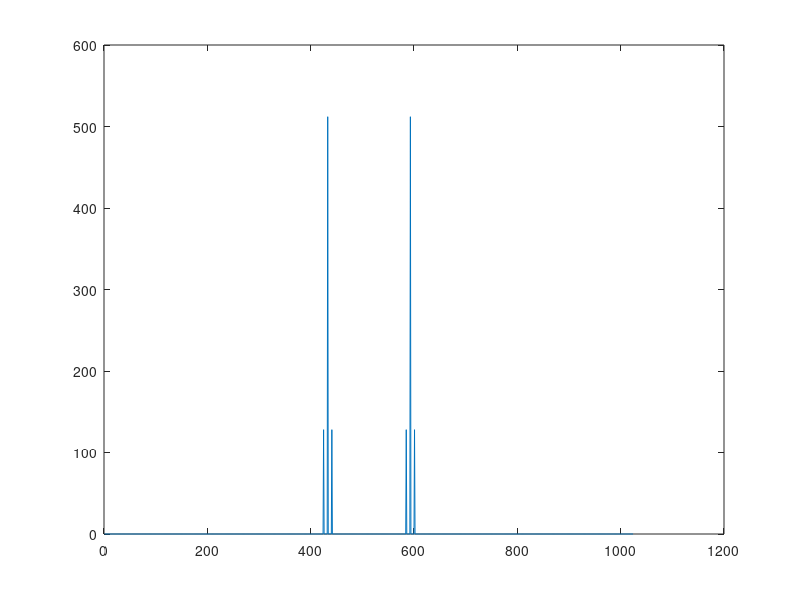

Recreate this plot in MATLAB.
Fs=1024;
N=1024;
F0=80;
mi=0.5;
t=[0:N-1]/Fs;
s=(1+mi*sin(2*pi*8*t)).*sin(2*pi*F0*t);
S=fft(s);
plot(fftshift(abs(S)));